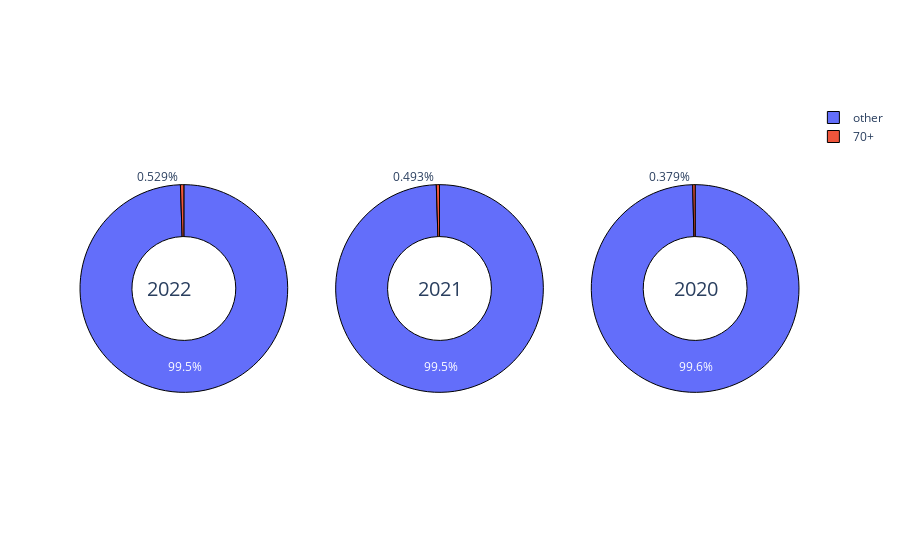

Notebook cell for this chart:
### Markdown cell above
Whether Senior Kagglers are increasing over the years

### Code cell
from plotly.subplots import make_subplots
older_people = ['70+']

df_older1= df_2022[df_2022['Q2'].isin(older_people )]
df_2022['compare']=["70+" if x in older_people else "other" for x in df_2022['Q2']]

df_older2= df_2021[df_2021['Q1'].isin(older_people )]
df_2021['compare']=["70+" if x in older_people else "other" for x in df_2021['Q1']]

df_older3= df_2020[df_2020['Q1'].isin(older_people )]
df_2020['compare']=["70+" if x in older_people else "other" for x in df_2020['Q1']]
age20=df_2020['compare'].value_counts(sort=True)
age21=df_2021['compare'].value_counts(sort=True)
age22=df_2022['compare'].value_counts(sort=True)
labels=['other' ,'70+' ]


fig = make_subplots(rows=1, cols=3, specs=[[{'type':'domain'}, {'type':'domain'},{'type':'domain'}]])
fig.add_trace(go.Pie(labels=labels, values=age22.values, name="2022"),
              1, 1)
fig.add_trace(go.Pie(labels=labels, values=age21.values, name="2021"),
              1, 2)
fig.add_trace(go.Pie(labels=labels, values=age20.values, name="2020"),
              1, 3)
fig.data[0].marker.line.width = 1
fig.data[0].marker.line.color = "black"
fig.data[1].marker.line.width = 1
fig.data[1].marker.line.color = "black"
fig.data[2].marker.line.width = 1
fig.data[2].marker.line.color = "black"
fig.update_layout(
    
    # Add annotations in the center of the donut pies.
    annotations=[dict(text='2022', x=0.09, y=0.5, font_size=20, showarrow=False),
                 dict(text='2021', x=0.5, y=0.5, font_size=20, showarrow=False),
                 dict(text='2020', x=0.89, y=0.5, font_size=20, showarrow=False)])
# Use `hole` to create a donut-like pie chart
fig.update_traces(hole=.5, hoverinfo="label+percent+name")
fig.show()

### Figure 1 — Plotly figure (JSON) as saved in the notebook; plotly's stock layout.template omitted (floating-point values rounded to 4 significant figures)
{"data": [{"domain": {"x": [0.0, 0.2889], "y": [0.0, 1.0]}, "hole": 0.5, "hoverinfo": "label+percent+name", "labels": ["other", "70+"], "marker": {"line": {"color": "black", "width": 1}}, "name": "2022", "type": "pie", "values": [23870, 127]}, {"domain": {"x": [0.3556, 0.6444], "y": [0.0, 1.0]}, "hole": 0.5, "hoverinfo": "label+percent+name", "labels": ["other", "70+"], "marker": {"line": {"color": "black", "width": 1}}, "name": "2021", "type": "pie", "values": [25845, 128]}, {"domain": {"x": [0.7111, 1.0], "y": [0.0, 1.0]}, "hole": 0.5, "hoverinfo": "label+percent+name", "labels": ["other", "70+"], "marker": {"line": {"color": "black", "width": 1}}, "name": "2020", "type": "pie", "values": [19960, 76]}], "layout": {"annotations": [{"font": {"size": 20}, "showarrow": false, "text": "2022", "x": 0.09, "y": 0.5}, {"font": {"size": 20}, "showarrow": false, "text": "2021", "x": 0.5, "y": 0.5}, {"font": {"size": 20}, "showarrow": false, "text": "2020", "x": 0.89, "y": 0.5}]}}
